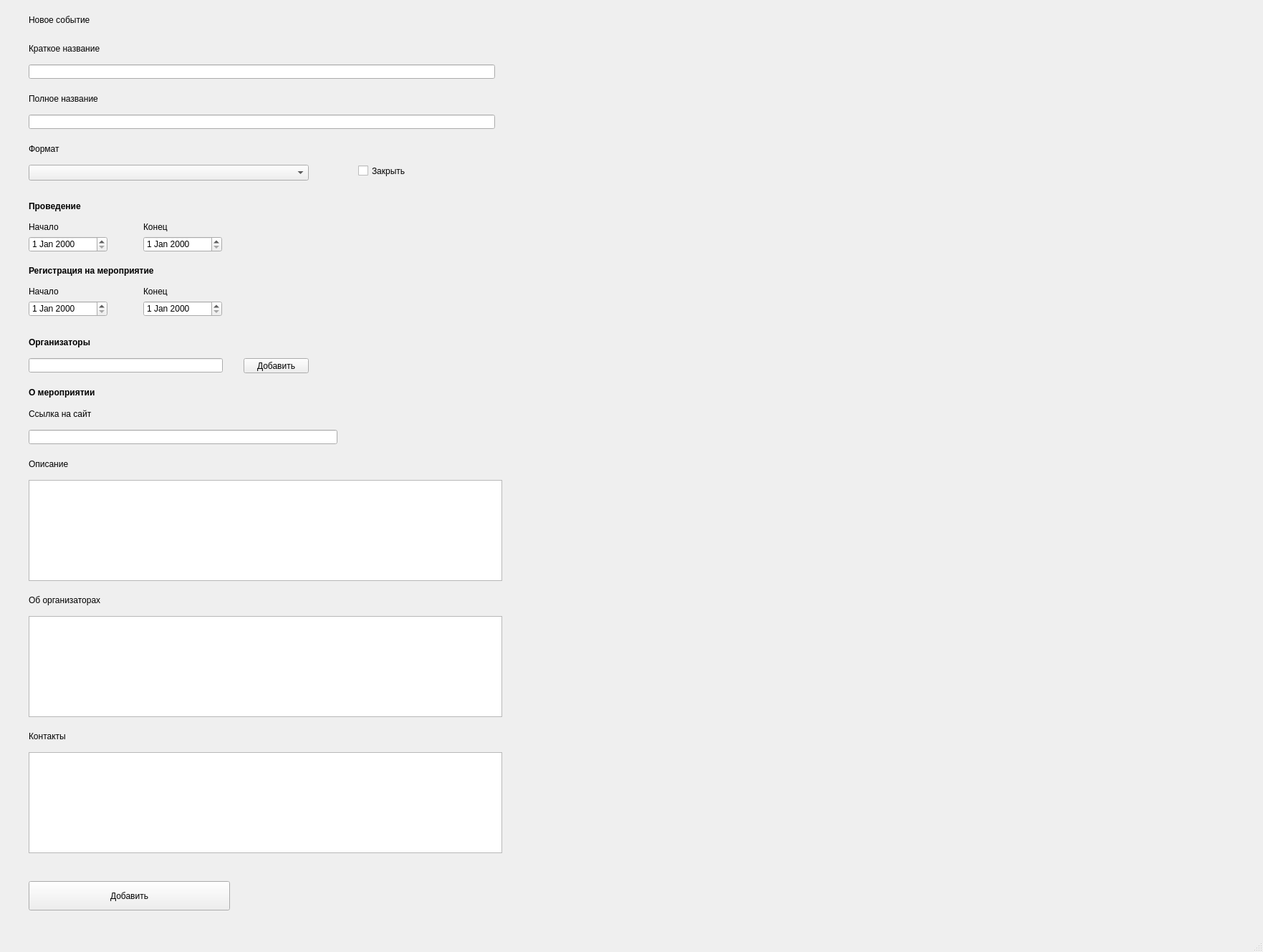
<?xml version="1.0" encoding="UTF-8"?>
<ui version="4.0">
 <class>MainWindow</class>
 <widget class="QMainWindow" name="MainWindow">
  <property name="geometry">
   <rect>
    <x>0</x>
    <y>0</y>
    <width>1763</width>
    <height>1329</height>
   </rect>
  </property>
  <property name="windowTitle">
   <string>MainWindow</string>
  </property>
  <widget class="QWidget" name="centralwidget">
   <widget class="QLabel" name="label">
    <property name="geometry">
     <rect>
      <x>40</x>
      <y>20</y>
      <width>181</width>
      <height>16</height>
     </rect>
    </property>
    <property name="font">
     <font>
      <pointsize>9</pointsize>
     </font>
    </property>
    <property name="text">
     <string>Новое событие</string>
    </property>
   </widget>
   <widget class="QLineEdit" name="lineEdit">
    <property name="geometry">
     <rect>
      <x>40</x>
      <y>90</y>
      <width>651</width>
      <height>20</height>
     </rect>
    </property>
    <property name="font">
     <font>
      <pointsize>9</pointsize>
     </font>
    </property>
   </widget>
   <widget class="QLabel" name="label_2">
    <property name="geometry">
     <rect>
      <x>40</x>
      <y>60</y>
      <width>181</width>
      <height>16</height>
     </rect>
    </property>
    <property name="font">
     <font>
      <pointsize>9</pointsize>
      <weight>50</weight>
      <bold>false</bold>
     </font>
    </property>
    <property name="text">
     <string>Краткое название</string>
    </property>
   </widget>
   <widget class="QLabel" name="label_3">
    <property name="geometry">
     <rect>
      <x>40</x>
      <y>130</y>
      <width>181</width>
      <height>16</height>
     </rect>
    </property>
    <property name="font">
     <font>
      <pointsize>9</pointsize>
      <weight>50</weight>
      <bold>false</bold>
     </font>
    </property>
    <property name="text">
     <string>Полное название</string>
    </property>
   </widget>
   <widget class="QLineEdit" name="lineEdit_2">
    <property name="geometry">
     <rect>
      <x>40</x>
      <y>160</y>
      <width>651</width>
      <height>20</height>
     </rect>
    </property>
    <property name="font">
     <font>
      <pointsize>9</pointsize>
     </font>
    </property>
   </widget>
   <widget class="QLabel" name="label_4">
    <property name="geometry">
     <rect>
      <x>40</x>
      <y>200</y>
      <width>51</width>
      <height>16</height>
     </rect>
    </property>
    <property name="font">
     <font>
      <pointsize>9</pointsize>
      <weight>50</weight>
      <bold>false</bold>
     </font>
    </property>
    <property name="text">
     <string>Формат</string>
    </property>
   </widget>
   <widget class="QComboBox" name="comboBox">
    <property name="geometry">
     <rect>
      <x>40</x>
      <y>230</y>
      <width>391</width>
      <height>22</height>
     </rect>
    </property>
    <property name="font">
     <font>
      <pointsize>9</pointsize>
     </font>
    </property>
   </widget>
   <widget class="QLabel" name="label_5">
    <property name="geometry">
     <rect>
      <x>40</x>
      <y>280</y>
      <width>81</width>
      <height>16</height>
     </rect>
    </property>
    <property name="font">
     <font>
      <pointsize>9</pointsize>
      <weight>75</weight>
      <bold>true</bold>
     </font>
    </property>
    <property name="text">
     <string>Проведение</string>
    </property>
   </widget>
   <widget class="QDateEdit" name="dateEdit">
    <property name="geometry">
     <rect>
      <x>40</x>
      <y>330</y>
      <width>110</width>
      <height>22</height>
     </rect>
    </property>
    <property name="font">
     <font>
      <pointsize>9</pointsize>
     </font>
    </property>
   </widget>
   <widget class="QLabel" name="label_6">
    <property name="geometry">
     <rect>
      <x>40</x>
      <y>310</y>
      <width>47</width>
      <height>13</height>
     </rect>
    </property>
    <property name="font">
     <font>
      <pointsize>9</pointsize>
     </font>
    </property>
    <property name="text">
     <string>Начало</string>
    </property>
   </widget>
   <widget class="QDateEdit" name="dateEdit_2">
    <property name="geometry">
     <rect>
      <x>200</x>
      <y>330</y>
      <width>110</width>
      <height>22</height>
     </rect>
    </property>
    <property name="font">
     <font>
      <pointsize>9</pointsize>
     </font>
    </property>
   </widget>
   <widget class="QLabel" name="label_7">
    <property name="geometry">
     <rect>
      <x>200</x>
      <y>310</y>
      <width>47</width>
      <height>13</height>
     </rect>
    </property>
    <property name="font">
     <font>
      <pointsize>9</pointsize>
     </font>
    </property>
    <property name="text">
     <string>Конец</string>
    </property>
   </widget>
   <widget class="QLabel" name="label_8">
    <property name="geometry">
     <rect>
      <x>40</x>
      <y>370</y>
      <width>191</width>
      <height>16</height>
     </rect>
    </property>
    <property name="font">
     <font>
      <pointsize>9</pointsize>
      <weight>75</weight>
      <bold>true</bold>
     </font>
    </property>
    <property name="text">
     <string>Регистрация на мероприятие</string>
    </property>
   </widget>
   <widget class="QDateEdit" name="dateEdit_3">
    <property name="geometry">
     <rect>
      <x>40</x>
      <y>420</y>
      <width>110</width>
      <height>22</height>
     </rect>
    </property>
    <property name="font">
     <font>
      <pointsize>9</pointsize>
     </font>
    </property>
   </widget>
   <widget class="QDateEdit" name="dateEdit_4">
    <property name="geometry">
     <rect>
      <x>200</x>
      <y>420</y>
      <width>110</width>
      <height>22</height>
     </rect>
    </property>
    <property name="font">
     <font>
      <pointsize>9</pointsize>
     </font>
    </property>
   </widget>
   <widget class="QLabel" name="label_9">
    <property name="geometry">
     <rect>
      <x>40</x>
      <y>400</y>
      <width>47</width>
      <height>13</height>
     </rect>
    </property>
    <property name="font">
     <font>
      <pointsize>9</pointsize>
     </font>
    </property>
    <property name="text">
     <string>Начало</string>
    </property>
   </widget>
   <widget class="QLabel" name="label_10">
    <property name="geometry">
     <rect>
      <x>200</x>
      <y>400</y>
      <width>47</width>
      <height>13</height>
     </rect>
    </property>
    <property name="font">
     <font>
      <pointsize>9</pointsize>
     </font>
    </property>
    <property name="text">
     <string>Конец</string>
    </property>
   </widget>
   <widget class="QLabel" name="label_11">
    <property name="geometry">
     <rect>
      <x>40</x>
      <y>470</y>
      <width>101</width>
      <height>16</height>
     </rect>
    </property>
    <property name="font">
     <font>
      <pointsize>9</pointsize>
      <weight>75</weight>
      <bold>true</bold>
     </font>
    </property>
    <property name="text">
     <string>Организаторы</string>
    </property>
   </widget>
   <widget class="QLineEdit" name="lineEdit_3">
    <property name="geometry">
     <rect>
      <x>40</x>
      <y>500</y>
      <width>271</width>
      <height>20</height>
     </rect>
    </property>
    <property name="font">
     <font>
      <pointsize>9</pointsize>
     </font>
    </property>
   </widget>
   <widget class="QPushButton" name="pushButton">
    <property name="geometry">
     <rect>
      <x>340</x>
      <y>500</y>
      <width>91</width>
      <height>21</height>
     </rect>
    </property>
    <property name="font">
     <font>
      <pointsize>9</pointsize>
     </font>
    </property>
    <property name="text">
     <string>Добавить</string>
    </property>
   </widget>
   <widget class="QLabel" name="label_12">
    <property name="geometry">
     <rect>
      <x>40</x>
      <y>540</y>
      <width>101</width>
      <height>16</height>
     </rect>
    </property>
    <property name="font">
     <font>
      <pointsize>9</pointsize>
      <weight>75</weight>
      <bold>true</bold>
     </font>
    </property>
    <property name="text">
     <string>О мероприятии</string>
    </property>
   </widget>
   <widget class="QLabel" name="label_13">
    <property name="geometry">
     <rect>
      <x>40</x>
      <y>570</y>
      <width>101</width>
      <height>16</height>
     </rect>
    </property>
    <property name="font">
     <font>
      <pointsize>9</pointsize>
     </font>
    </property>
    <property name="text">
     <string>Ссылка на сайт</string>
    </property>
   </widget>
   <widget class="QLineEdit" name="lineEdit_4">
    <property name="geometry">
     <rect>
      <x>40</x>
      <y>600</y>
      <width>431</width>
      <height>20</height>
     </rect>
    </property>
    <property name="font">
     <font>
      <pointsize>9</pointsize>
     </font>
    </property>
   </widget>
   <widget class="QLabel" name="label_14">
    <property name="geometry">
     <rect>
      <x>40</x>
      <y>640</y>
      <width>61</width>
      <height>16</height>
     </rect>
    </property>
    <property name="font">
     <font>
      <pointsize>9</pointsize>
     </font>
    </property>
    <property name="text">
     <string>Описание</string>
    </property>
   </widget>
   <widget class="QTextEdit" name="textEdit">
    <property name="geometry">
     <rect>
      <x>40</x>
      <y>670</y>
      <width>661</width>
      <height>141</height>
     </rect>
    </property>
    <property name="font">
     <font>
      <pointsize>9</pointsize>
     </font>
    </property>
   </widget>
   <widget class="QTextEdit" name="textEdit_2">
    <property name="geometry">
     <rect>
      <x>40</x>
      <y>860</y>
      <width>661</width>
      <height>141</height>
     </rect>
    </property>
    <property name="font">
     <font>
      <pointsize>9</pointsize>
     </font>
    </property>
   </widget>
   <widget class="QLabel" name="label_15">
    <property name="geometry">
     <rect>
      <x>40</x>
      <y>830</y>
      <width>111</width>
      <height>16</height>
     </rect>
    </property>
    <property name="font">
     <font>
      <pointsize>9</pointsize>
     </font>
    </property>
    <property name="text">
     <string>Об организаторах</string>
    </property>
   </widget>
   <widget class="QTextEdit" name="textEdit_3">
    <property name="geometry">
     <rect>
      <x>40</x>
      <y>1050</y>
      <width>661</width>
      <height>141</height>
     </rect>
    </property>
    <property name="font">
     <font>
      <pointsize>9</pointsize>
     </font>
    </property>
   </widget>
   <widget class="QLabel" name="label_16">
    <property name="geometry">
     <rect>
      <x>40</x>
      <y>1020</y>
      <width>111</width>
      <height>16</height>
     </rect>
    </property>
    <property name="font">
     <font>
      <pointsize>9</pointsize>
     </font>
    </property>
    <property name="text">
     <string>Контакты</string>
    </property>
   </widget>
   <widget class="QPushButton" name="pushButton_2">
    <property name="geometry">
     <rect>
      <x>40</x>
      <y>1230</y>
      <width>281</width>
      <height>41</height>
     </rect>
    </property>
    <property name="text">
     <string>Добавить</string>
    </property>
   </widget>
   <widget class="QCheckBox" name="checkBox">
    <property name="geometry">
     <rect>
      <x>500</x>
      <y>230</y>
      <width>71</width>
      <height>17</height>
     </rect>
    </property>
    <property name="text">
     <string>Закрыть</string>
    </property>
   </widget>
  </widget>
  <widget class="QMenuBar" name="menubar">
   <property name="geometry">
    <rect>
     <x>0</x>
     <y>0</y>
     <width>1763</width>
     <height>21</height>
    </rect>
   </property>
  </widget>
  <widget class="QStatusBar" name="statusbar"/>
 </widget>
 <resources/>
 <connections/>
</ui>
